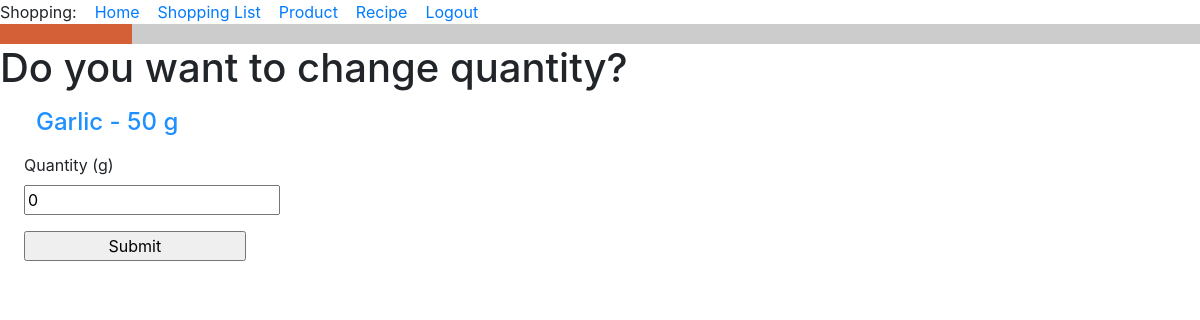
The app's page /change_quantity_item/17/17 (signed in) with its own data.
### food_app/models.py (models this page shows, shortened)
class Product(db.Model):
    id = db.Column(db.Integer, primary_key=True)
    title = db.Column(db.String(256), index=True, unique=True, nullable=False)
    type_of_product = db.Column(db.String(120))
    unit_of_measure = db.Column(db.String(120))
    def __str__(self):
        return f'{self.title}'.capitalize()  # Big first letter only.

class ShoppingListItem(db.Model):
    id = db.Column(db.Integer, primary_key=True)
    shopping_list_id = db.Column(db.ForeignKey('shopping_list.id', ondelete='CASCADE'), nullable=False)
    product_id = db.Column(db.ForeignKey('product.id'))
    product = db.relationship('Product')
    quantity = db.Column(db.Integer, default=0)
    unit_of_measure = db.Column(db.String(120))
    is_buyed = db.Column(db.Boolean, default=False)
    def __str__(self):
        return f'{self.product} - {self.quantity} {self.unit_of_measure}'

### food_app/routes.py (the view)
@app.route('/change_quantity_item/<shopping_list_id>/<item_id>', methods=['GET', 'POST'])
@login_required
def change_quantity_item(shopping_list_id, item_id):
    item = ShoppingListItem.query.filter_by(id=item_id).first()
    form = ChangeQuantityItemForm()
    if request.method == 'GET':
        return render_template("change_quantity_item.html", title='Do you want to change quantity?', item=item,
                               form=form)
    if form.validate_on_submit():
        item.quantity = form.quantity.data
        db.session.commit()
        return redirect(url_for('edit_shopping_list', shopping_list_id=shopping_list_id))

### food_app/forms.py
class ChangeQuantityItemForm(FlaskForm):
    quantity = IntegerField('Quantity', default=0)
    submit = SubmitField('                 Submit                 ')

### food_app/models.py (called while the page is built)
@login.user_loader
def load_user(id):
    return User.query.get(int(id))

### food_app/templates/change_quantity_item.html (shortened to what this page needs)
{% extends "base.html" %}
{% block content %}
<h1>Do you want to change quantity? </h1>
<h4><div><p><p style="margin-left:1.5em"><font color="#1e90ff">{{ item }}</font></p></div></h4>
  <form action="" method="post">
        <p>
            <p style="margin-left:1.5em">{{ form.quantity.label }} ({{ item.unit_of_measure }})<br>
            {{ form.quantity }}<br>
        </p>
        <p><p style="margin-left:1.5em">{{ form.submit() }}</p>
    </form></p>
{% endblock %}

### records on screen
Product: title.unit_of_measure "Garlic - 50 g"
ShoppingListItem: unit_of_measure "g"
